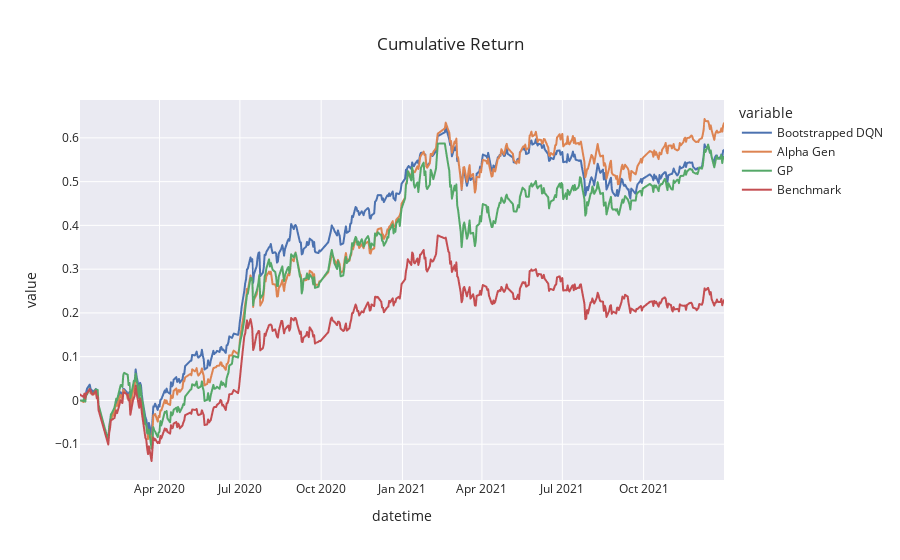

Notebook source saved alongside this figure:
### Code cell
import plotly.express as px
fig = px.line(df_com, y=["Bootstrapped DQN","Alpha Gen","GP","Benchmark"], 
            #   x="lifeExp", 
              title='Cumulative Return',
              template="seaborn",
              )
fig.show()

### Figure 1 — Plotly figure (JSON) as saved in the notebook; plotly's stock layout.template omitted (floating-point values rounded to 4 significant figures; data arrays with more than 128 entries replaced by an {"elided": "..."} marker saying what was removed)
{"data": [{"hovertemplate": "variable=Bootstrapped DQN<br>datetime=%{x}<br>value=%{y}<extra></extra>", "legendgroup": "Bootstrapped DQN", "line": {"color": "rgb(76,114,176)", "dash": "solid"}, "marker": {"symbol": "circle"}, "mode": "lines", "name": "Bootstrapped DQN", "showlegend": true, "type": "scattergl", "x": {"elided": "486 str values"}, "xaxis": "x", "y": {"elided": "486 float values"}, "yaxis": "y"}, {"hovertemplate": "variable=Alpha Gen<br>datetime=%{x}<br>value=%{y}<extra></extra>", "legendgroup": "Alpha Gen", "line": {"color": "rgb(221,132,82)", "dash": "solid"}, "marker": {"symbol": "circle"}, "mode": "lines", "name": "Alpha Gen", "showlegend": true, "type": "scattergl", "x": {"elided": "486 str values"}, "xaxis": "x", "y": {"elided": "486 float values"}, "yaxis": "y"}, {"hovertemplate": "variable=GP<br>datetime=%{x}<br>value=%{y}<extra></extra>", "legendgroup": "GP", "line": {"color": "rgb(85,168,104)", "dash": "solid"}, "marker": {"symbol": "circle"}, "mode": "lines", "name": "GP", "showlegend": true, "type": "scattergl", "x": {"elided": "486 str values"}, "xaxis": "x", "y": {"elided": "486 float values"}, "yaxis": "y"}, {"hovertemplate": "variable=Benchmark<br>datetime=%{x}<br>value=%{y}<extra></extra>", "legendgroup": "Benchmark", "line": {"color": "rgb(196,78,82)", "dash": "solid"}, "marker": {"symbol": "circle"}, "mode": "lines", "name": "Benchmark", "showlegend": true, "type": "scattergl", "x": {"elided": "486 str values"}, "xaxis": "x", "y": {"elided": "486 float values"}, "yaxis": "y"}], "layout": {"legend": {"title": {"text": "variable"}, "tracegroupgap": 0}, "title": {"text": "Cumulative Return"}, "xaxis": {"anchor": "y", "domain": [0, 1], "title": {"text": "datetime"}}, "yaxis": {"anchor": "x", "domain": [0, 1], "title": {"text": "value"}}}}
